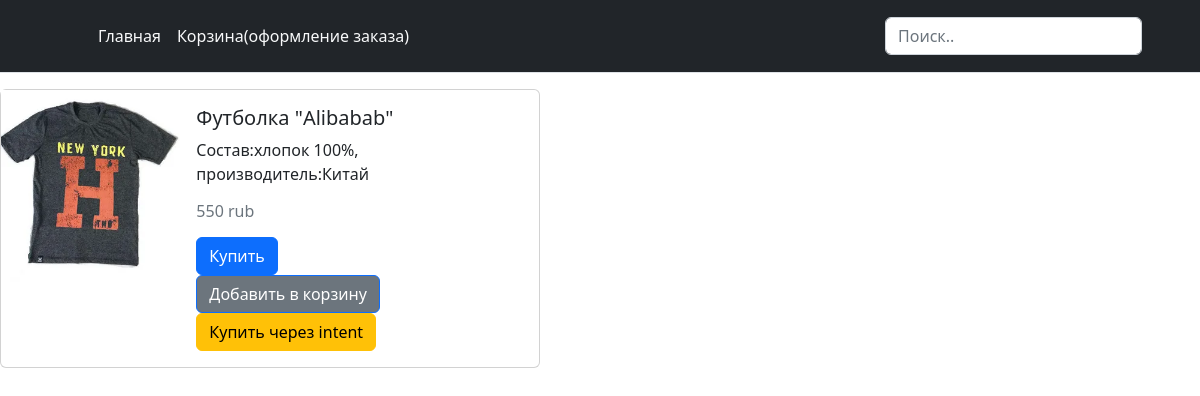
Page /item/1 on the committed database.
### items/models.py (models this page shows, shortened)
class Items(models.Model):
    class CurrencyChoice(models.TextChoices):
        rub = 'rub',
        usd = 'usd',
        eur = 'eur',
    name = models.CharField(max_length=100, verbose_name='Наименование')
    description = models.CharField(max_length=255, verbose_name='Описание')
    price = models.IntegerField(verbose_name='Цена')
    img = models.ImageField(upload_to='img/', verbose_name='Изображение', null=True, blank=True)
    currency = models.CharField(max_length=255, choices=CurrencyChoice.choices, default=CurrencyChoice.rub)

### apiV1/views.py (the view)
# urls.py: path('item/<int:pk>', ItemRetrieveApiView.as_view(), name='item'),
class ItemRetrieveApiView(RetrieveAPIView):
    queryset = Items.objects.all()
    serializer_class = ItemsSerializer
    renderer_classes = [TemplateHTMLRenderer]
    def get(self, request, *args, **kwargs):
        self.object = self.get_object()
        return Response({'item': self.object}, template_name='item_template.html')

### templates/item_template.html (shortened to what this page needs)
{% extends '_base.html'%}
{% block content%}
<form method="GET" action="/buy/{{item.pk}}">
    <div class="card mb-3" style="max-width: 540px;">
      <div class="row g-0">
        <div class="col-md-4">
          <img src="{{item.img.url}}"  alt="Изображение"  width="100%">
        </div>
        <div class="col-md-8">
          <div class="card-body">
            <h5 class="card-title">{{item.name}}</h5>
            <p class="card-text">{{item.description}}</p>
            <p class="card-text"><h6 class="text-muted">{{item.price}} {{item.currency}}</h6></p>
              <button type="submit" class="btn btn-primary bg-primary">Купить</button>
            </form>
            <form action="{% url 'cart:cart_add' item.id %}" method="post">
                        <button type="submit" class="btn btn-primary bg-secondary">Добавить в корзину</button>
              </form>
            <form action="{% url 'buy_item_intent' item.id %}" method="get">
                        <button type="submit" class="btn btn-warning ">Купить через intent</button>
              </form>
{% endblock content %}

### rows in the picture
Items: img (picture), name "Футболка \"Alibabab\"", description "Состав:хлопок 100%, производитель:Китай", price "550", currency "rub"
